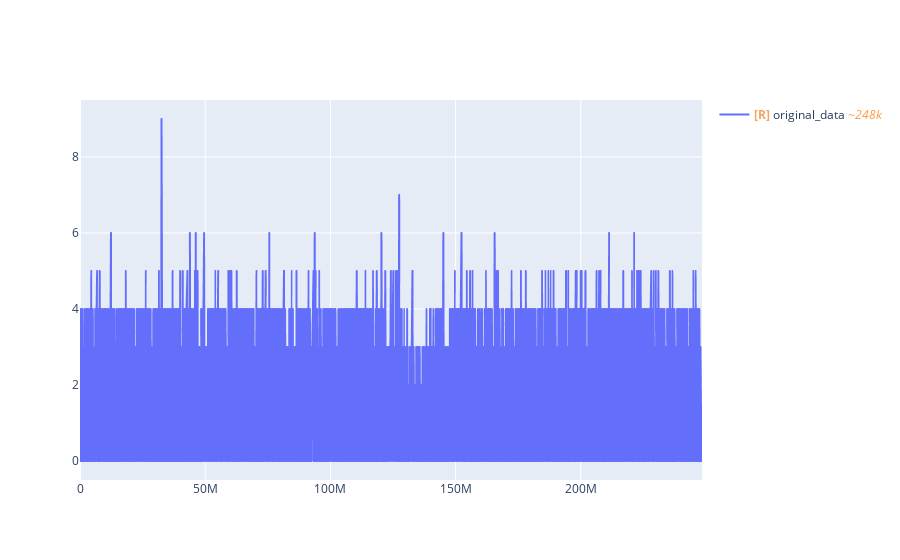

Notebook code cell kept with this figure:
### Code cell
from plotly.subplots import make_subplots
import plotly.graph_objects as go
from plotly_resampler import FigureResampler, FigureWidgetResampler

fig = FigureResampler(go.Figure())
fig.add_trace(
    go.Scattergl(
        name="original_data",
        showlegend=True,
    ),
    hf_x=np.arange(0, len(signal)),
    hf_y=signal,
)
fig.show()

### Figure 1 — Plotly figure (JSON) as saved in the notebook; plotly's stock layout.template omitted (floating-point values rounded to 4 significant figures; data arrays with more than 128 entries replaced by an {"elided": "..."} marker saying what was removed)
{"data": [{"name": "<b style=\"color:sandybrown\">[R]</b> original_data <i style=\"color:#fc9944\">~248k</i>", "showlegend": true, "type": "scattergl", "uid": "a59aef6d-5bad-4990-a66f-a184a9515c2a", "x": {"elided": "1000 int values"}, "y": {"elided": "1000 int values"}}], "layout": {}}
